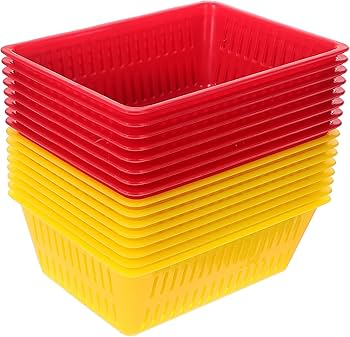
#> input picture image processing codes/KODLAR11_Renkli_Goruntu_Isleme/KODLAR11_Renkli_Goruntu_Isleme/R1_Sari_Kirmizi.jpg, 350 x 337 px, given in place of the camera
$ python GIT6_K19_WEBCAM_TRACKBAR_LimitleriBul.py
#> lines starting #> are read from the running program, lines starting #| are printed output that depends on the picture; after the words box and inside, x2 and y2 are one past the last pixel; in counts of white or black regions, pixels touching at a corner belong together
import cv2
import numpy as np

cap = cv2.VideoCapture(0)


def nothing(x):
    pass


cv2.namedWindow("Tracbar")
cv2.resizeWindow("Tracbar", 500, 250)

cv2.createTrackbar("Lower-H", "Tracbar", 0, 180, nothing)
#> slider 'Lower-H' is set to 36
cv2.createTrackbar("Lower-S", "Tracbar", 0, 255, nothing)
#> slider 'Lower-S' is set to 51
cv2.createTrackbar("Lower-V", "Tracbar", 0, 255, nothing)
#> slider 'Lower-V' is set to 51

cv2.createTrackbar("Upper-H", "Tracbar", 0, 180, nothing)
#> slider 'Upper-H' is set to 180
cv2.createTrackbar("Upper-S", "Tracbar", 0, 255, nothing)
#> slider 'Upper-S' is set to 255
cv2.createTrackbar("Upper-V", "Tracbar", 0, 255, nothing)
#> slider 'Upper-V' is set to 255

cv2.setTrackbarPos("Upper-H", "Tracbar", 180)
cv2.setTrackbarPos("Upper-S", "Tracbar", 255)
cv2.setTrackbarPos("Upper-V", "Tracbar", 255)

while 1:
    ret, frame = cap.read()
#> frame is the input picture: shape (337, 350, 3); mean B, G, R 94.4, 140.1, 230.3
    frame = cv2.flip(frame, 1)
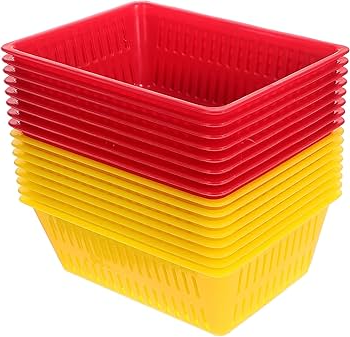
#> frame: shape (337, 350, 3); mean B, G, R 94.4, 140.1, 230.3
    hsv = cv2.cvtColor(frame, cv2.COLOR_BGR2HSV)
#> hsv: shape (337, 350, 3); mean H, S, V 84.1, 165, 230.4

    lh = cv2.getTrackbarPos("Lower-H", "Tracbar")
    ls = cv2.getTrackbarPos("Lower-S", "Tracbar")
    lv = cv2.getTrackbarPos("Lower-V", "Tracbar")

    uh = cv2.getTrackbarPos("Upper-H", "Tracbar")
    us = cv2.getTrackbarPos("Upper-S", "Tracbar")
    uv = cv2.getTrackbarPos("Upper-V", "Tracbar")

    lower_color = np.array([lh, ls, lv])
    upper_color = np.array([uh, us, uv])

    mask = cv2.inRange(hsv, lower_color, upper_color)
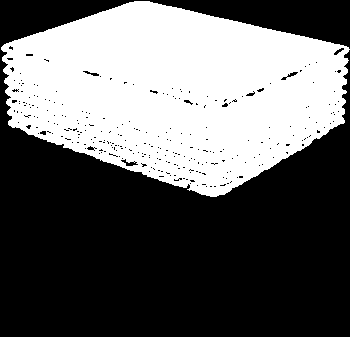
#> mask: shape (337, 350); 39.5% white; 1 white region, box (x1, y1, x2, y2) and area: (1, 1, 350, 197) 46606
    bitwise = cv2.bitwise_and(frame, frame, mask=mask)
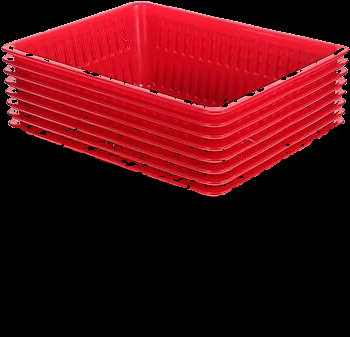
#> bitwise: shape (337, 350, 3); mean B, G, R 16.5, 10.5, 81.7

    cv2.imshow("original", frame)
    cv2.imshow("mask", mask)
    cv2.imshow("bitwise", bitwise)

    if cv2.waitKey(5) & 0xFF == ord('q'):
#> (key q is pressed here)
        break

cap.release()
cv2.destroyAllWindows()

$ run again, on image processing codes/KODLAR11_Renkli_Goruntu_Isleme/KODLAR11_Renkli_Goruntu_Isleme/R2_Sari_Kutucuk_Mavi_Kapak.jpg
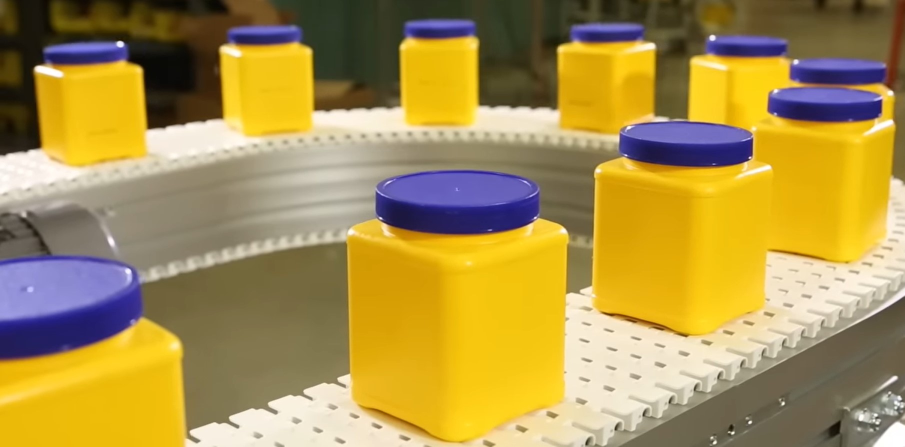
#> input picture image processing codes/KODLAR11_Renkli_Goruntu_Isleme/KODLAR11_Renkli_Goruntu_Isleme/R2_Sari_Kutucuk_Mavi_Kapak.jpg, 1809 x 894 px, given in place of the camera (shown at 1/2 size)
#> frame is the input picture: shape (894, 1809, 3); mean B, G, R 78.4, 146.5, 170.5
#> hsv: shape (894, 1809, 3); mean H, S, V 33.2, 144.3, 177.3
#> `mask = cv2.inRange(hsv, lower_color, upper_color)`:
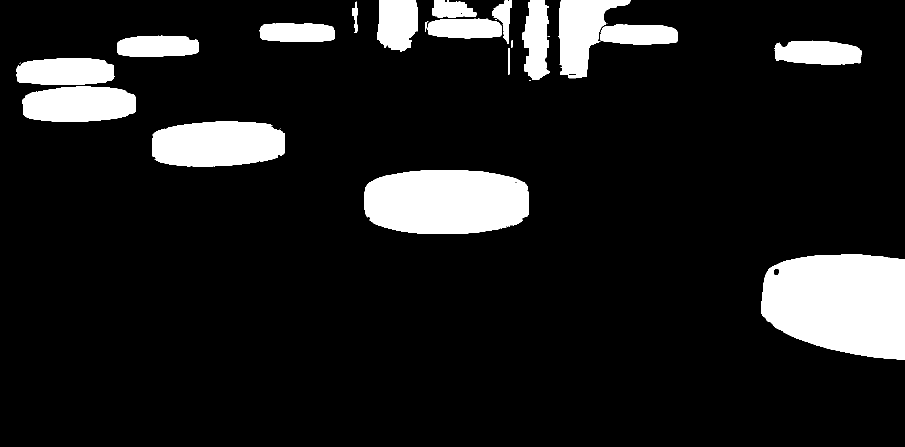
#> mask: shape (894, 1809) (shown at 1/2 size); 11.6% white; 31 white regions (12 under 20 px), largest, box (x1, y1, x2, y2) and area: (1522, 508, 1809, 719) 50062, (729, 340, 1058, 468) 36431, (304, 242, 570, 333) 20550
#> `bitwise = cv2.bitwise_and(frame, frame, mask=mask)`:
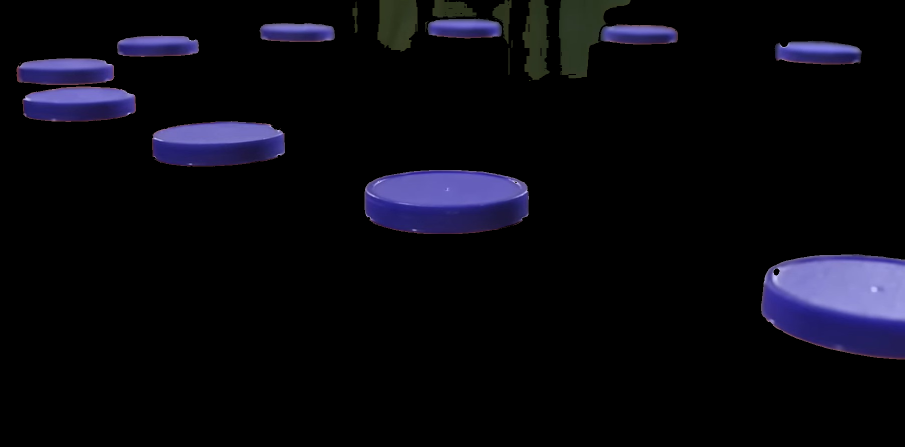
#> bitwise: shape (894, 1809, 3) (shown at 1/2 size); mean B, G, R 15.1, 8.3, 8.8

$ run again, on image processing codes/KODLAR11_Renkli_Goruntu_Isleme/KODLAR11_Renkli_Goruntu_Isleme/bee.jpg
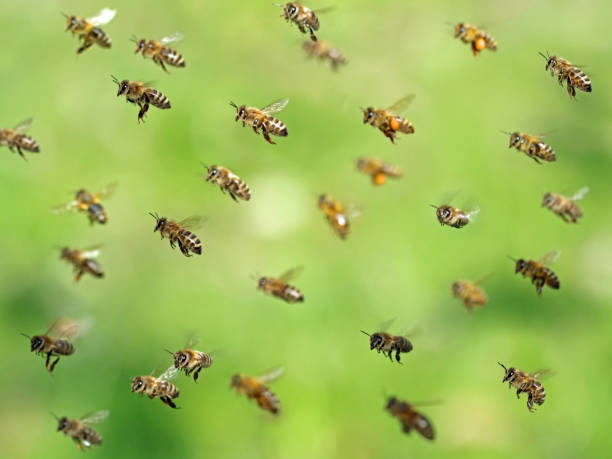
#> input picture image processing codes/KODLAR11_Renkli_Goruntu_Isleme/KODLAR11_Renkli_Goruntu_Isleme/bee.jpg, 612 x 459 px, given in place of the camera
#> frame is the input picture: shape (459, 612, 3); mean B, G, R 89.1, 187.1, 158.7
#> hsv: shape (459, 612, 3); mean H, S, V 38.2, 135.9, 188.5
#> `mask = cv2.inRange(hsv, lower_color, upper_color)`:
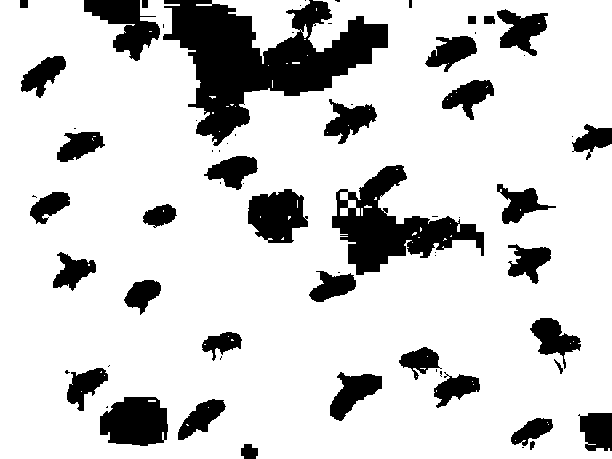
#> mask: shape (459, 612); 81.7% white; 68 black regions (31 under 20 px), largest, box (x1, y1, x2, y2) and area: (163, 0, 388, 146) 14596, (332, 165, 484, 275) 6637, (100, 397, 168, 446) 2690
#> `bitwise = cv2.bitwise_and(frame, frame, mask=mask)`:
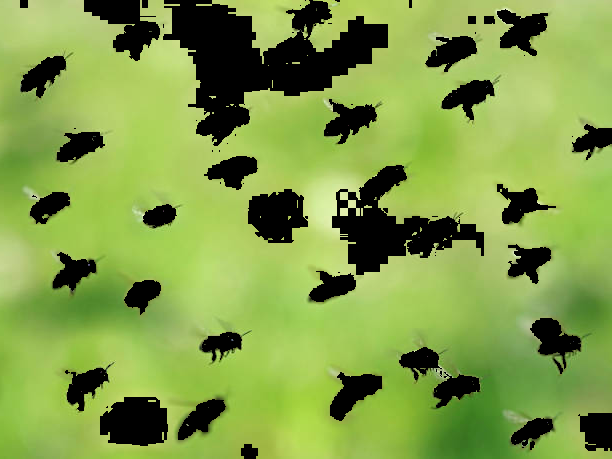
#> bitwise: shape (459, 612, 3); mean B, G, R 72, 157.3, 128.8
